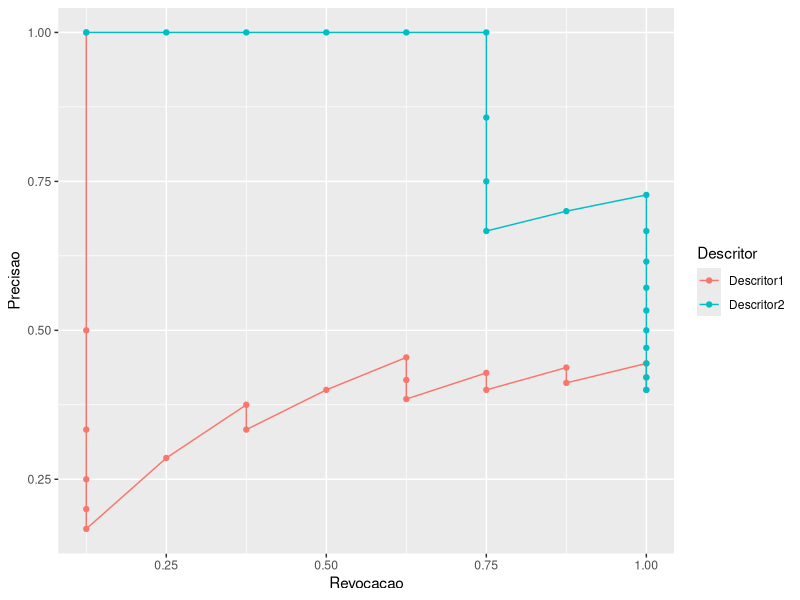

Write the R code that produced this figure.
library(ggplot2)

#dados do descritor 1
ID <- 1:20
X1 <- c(16,16,13,12,17,11,11,11,10,14,2,7,5,3,10,9,4,4,2,4)
Y1 <- c(9,19,15,17,10,12,10,17,13,13,7,7,3,2,7,0,7,4,5,6)
descritor1 <- data.frame(id=ID, X=X1, Y=Y1)
consulta1 <- c(12,8)

#dados do descritor 2
ID <- 1:20
X2 <- c(10,18,7,13,17,8,9,9,10,14,10,3,4,9,3,7,7,8,6,7)
Y2 <- c(15,15,14,19,16,14,10,14,12,14,1,10,3,0,6,2,7,10,7,9)
descritor2 <- data.frame(id=ID, X=X2, Y=Y2)
consulta2 <- c(10,10)

#imagens relevantes
IDrel <- c(7,8,9,10,17,18,19,20)

# Calculo de Distancia L2
DistL2 <- function(x, y){
  d = 0
  for (i in c(1:length(x))) {
    d = d+(x[i]-y[i])^2
  }
  return(sqrt(d))
}

calcDists <- function(descritor, consulta) {
  dists <- c()
  for (i in 1:length(descritor$id)) {
    dists <- c(dists, DistL2(c(descritor[i,2], descritor[i,3]), consulta))
  }
  
  return(dists)
}

distsDesc1 <- order(calcDists(descritor1, consulta1))
distsDesc2 <- order(calcDists(descritor2, consulta2))

precision <- function(returned, relevant) {
  rate <- length(intersect(returned, relevant))/length(returned)
  return (rate)
}

recall <- function(returned, relevant) {
  rate <- length(intersect(returned, relevant))/length(relevant)
  return(rate)
}


points1 <- matrix(nrow=20, ncol=2)
points2 <- matrix(nrow=20, ncol=2)
for(i in 1:20) {
  points1[i,] <- c(precision(distsDesc1[1:i], IDrel), recall(distsDesc1[1:i], IDrel))
  points2[i,] <- c(precision(distsDesc2[1:i], IDrel), recall(distsDesc2[1:i], IDrel))
}

points1df <- data.frame(Descritor="Descritor1",  Precisao=points1[,1], Revocacao=points1[,2])
points2df <- data.frame(Descritor="Descritor2", Precisao=points2[,1], Revocacao=points2[,2])

pointsDf <- rbind(points1df, points2df)

g1 <- ggplot(pointsDf, aes(x=Revocacao, group = Descritor, colour = Descritor)) + geom_line(aes(y=Precisao)) + geom_point(aes(y=Precisao))
g1
